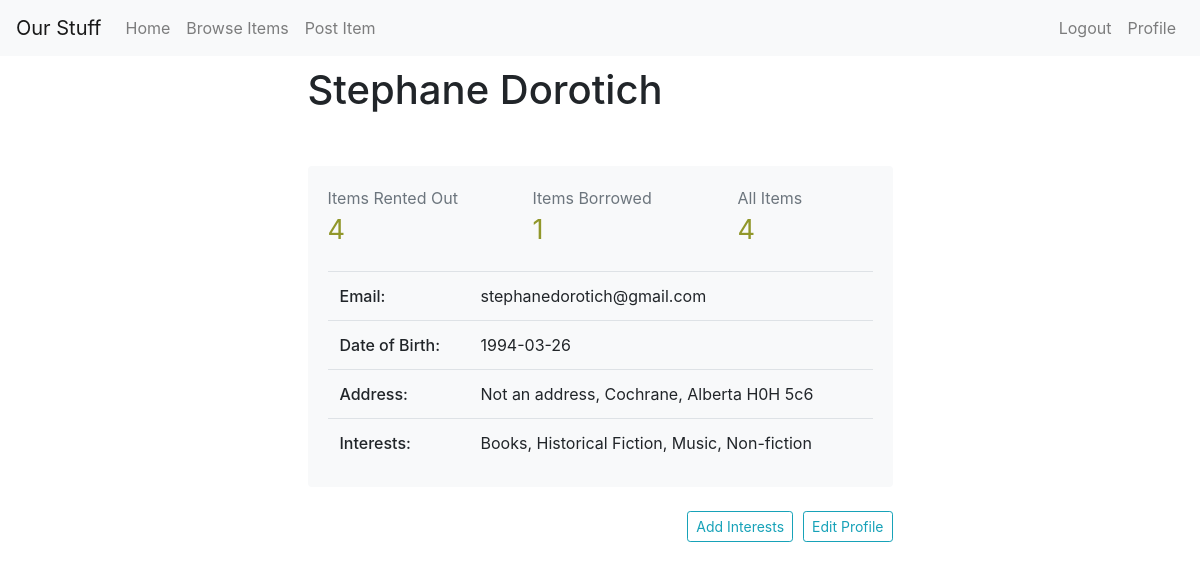
The app's page /profile (signed in), older data.
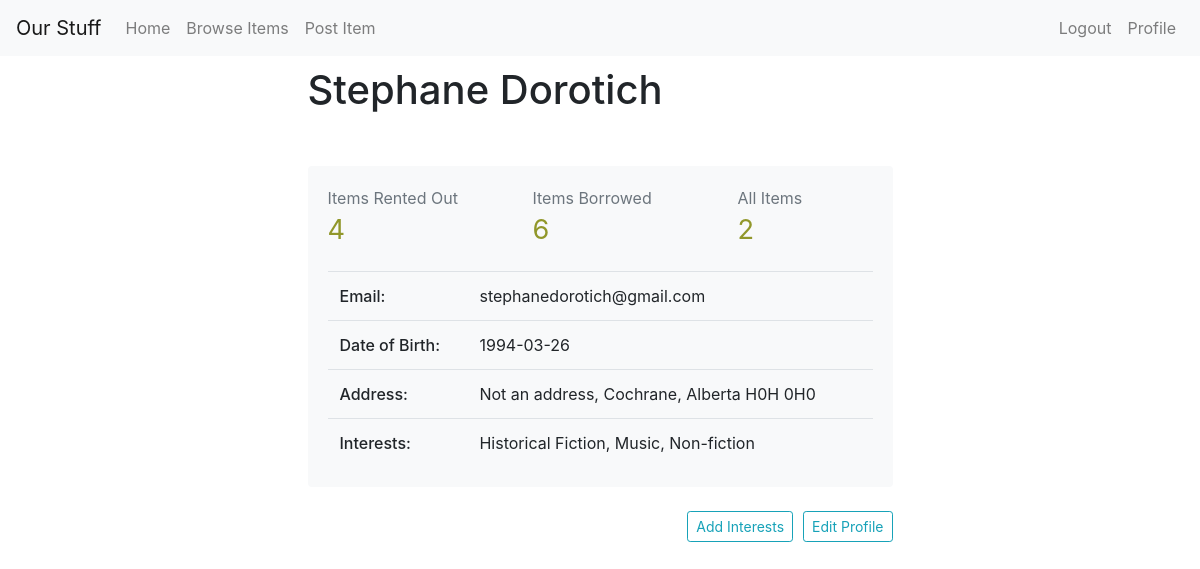
The same page, newer data.
### tables this page shows
CREATE TABLE USER
(
    Email			TEXT		PRIMARY KEY,
    Password		TEXT		NOT NULL,
    First_name		TEXT		NOT NULL,
    Last_name		TEXT		NOT NULL,
    DoB				TEXT,
    Street_address	TEXT,
    City			TEXT		NOT NULL,
    Province		TEXT,
    Postal_code		TEXT
);

### OurStuff.py (the view)
@app.route('/profile', methods=['GET', 'POST'])
@login_required
def profile():
    db = get_db()
    cur = db.cursor()
    owner_rentals = cur.execute('SELECT COUNT (*) FROM RENTAL WHERE Owner_email=?', (g.user['Email'],))
    num_owner_rentals = cur.fetchone()[0]
    renter_rentals = cur.execute('SELECT COUNT (*) FROM RENTAL WHERE Renter_email=?', (g.user['Email'],))
    num_renter_rentals = cur.fetchone()[0]
    all_items = cur.execute('SELECT COUNT (*) FROM ITEM WHERE Owner_email=?', (g.user['Email'],))
    num_items = cur.fetchone()[0]
    categories = cur.execute(
        'SELECT Name FROM CATEGORY EXCEPT SELECT Category_name FROM INTERESTED_IN WHERE User_email=? ORDER BY Category_name ASC', (g.user['Email'],)
        ).fetchall()
    interests = cur.execute('SELECT * FROM INTERESTED_IN WHERE User_email=?', (g.user['Email'],)).fetchall()
    all_interests = ""
    if request.method=='GET':
        if interests:
            for i in interests:
                all_interests += i[1] + ", " # stores only the names of the user's interests
            return render_template('profile.html', o_rentals = num_owner_rentals, r_rentals = num_renter_rentals, items = num_items, interests = all_interests[:-2], categories = categories)
        else:
            return render_template('profile.html', o_rentals = num_owner_rentals, items = num_items, r_rentals = num_renter_rentals, itmes = num_items, categories = categories)
    elif request.method == 'POST': # if user pressed add interest button, inserts a new row into INTERESTED_IN
        cur.execute('INSERT INTO INTERESTED_IN (User_email, Category_name) VALUES (?,?)',(g.user['Email'],request.form['interest'],))
        db.commit()
        cur.close()
        return redirect(url_for('profile'))

### admin.py (called while the page is built)
@bp.before_app_request
def load_logged_in_admin():
    admin = session.get('admin')
    if admin is None:
        g.admin = None
    else:
        g.admin = get_db().execute(
            'SELECT * FROM ADMIN WHERE Admin_ID = ?', (admin,)
        ).fetchone()

### auth.py (called while the page is built)
@bp.before_app_request
def load_logged_in_user():
    user_id = session.get('user_id')
    if user_id is None:
        g.user = None
    else:
        g.user = get_db().execute(
            'SELECT * FROM user WHERE email = ?', (user_id,)
        ).fetchone()

def login_required(view):
    @functools.wraps(view)
    def wrapped_view(**kwargs):
        if g.user is None:
            flash("Please login or sign up to continue", "primary")
            return redirect(url_for('auth.login'))
        return view(**kwargs)
    return wrapped_view

### db.py (called while the page is built)
def get_db():
    if 'db' not in g:
        g.db = sqlite3.connect(db_name)
        g.db.row_factory = sqlite3.Row
    return g.db

### templates/profile.html (shortened to what this page needs)
{% extends "base.html" %}
{% block content %}
          <div class="row">
              <div class="col-3">
              </div>
              <div class="col-6">
                <h1>{{g.user['First_name']}} {{g.user['Last_name']}}</h1>
                <br>
                <div class="card user-card">
                  <div class="row">
                    <div class="d-flex col-md">
                      <a href="{{url_for('ownerTransactions')}}" class="card-body text-user-stats">
                        <div class="text-muted">Items Rented Out</div>
                        <div class="text-xlarge">{{o_rentals}}</div>
                      </a>
                    </div>
                    <div class="d-flex col-md">
                      <a href="{{url_for('renterTransactions')}}" class="card-body text-user-stats">
                        <div class="text-muted">Items Borrowed</div>
                        <div class="text-xlarge">{{r_rentals}}</div>
                      </a>
                    </div>
                    <div class="d-flex col-md">
                      <a href="{{url_for('ownerItems')}}" class="card-body text-user-stats">
                        <div class="text-muted">All Items</div>
                        <div class="text-xlarge">{{items}}</div>
                      </a>
                    </div>
                  </div>
                  <div class="card-body user-info-card">
                    <table class="table user-table m-0 ">
                      <tbody>
                        <tr>
                          <td id ="td-thickness">Email:</td>
                          <td>{{g.user['Email']}}</td>
                        </tr>
                        <tr>
                          <td id ="td-thickness">Date of Birth:</td>
                          <td>{{g.user['DoB']}}</td>
                        </tr>
                        <tr>
                          <td id ="td-thickness">Address:</td>
                          <td>{{g.user['Street_address']}}, {{g.user['City']}}, {{g.user['Province']}} {{g.user['Postal_code']}}</td>
                        </tr>
                        {% if interests%}
                          <tr>
                            <td id ="td-thickness">Interests:</td>
                            <td>{{interests}}</td>
                          </tr>
                        {%else%}
                          <tr>
                            <td id ="td-thickness">Interests:</td>
                            <td>None</td>
                          </tr>
                        {% endif %}
                      </tbody>
                    </table>
                  </div>
                </div>
                <br>
                <button type="button" class="btn btn-outline-info btn-sm float-right " onclick="window.location.href='{{ url_for('editProfile') }}'">Edit Profile</button>
                <button type="button" class="btn btn-outline-info btn-sm float-right profile-button" data-toggle="modal" data-target="#interestModal">Add Interests</button>
              </div>
              <div class="col-3">
              </div>
          </div>
{% endblock content%}

Row changes from the older to the newer data that the page shows:
changed USER "Stephane": user.Postal_code "H0H 5c6" → "H0H 0H0"
Text that changed along with them:
{{ r_rentals }}: "1" → "6"
{{ items }}: "4" → "2"
{{ interests }}: "Books, Historical Fiction, Music, Non-fiction" → "Historical Fiction, Music, Non-fiction"
